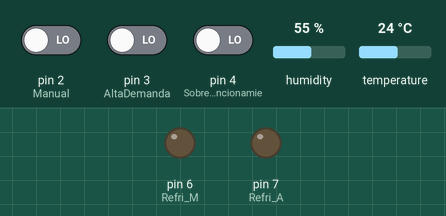
Simulated run of this sketch. Board: Arduino Uno, built with avr-gcc and run on an emulated ATmega328P. On the bench: output pins drawn as LEDs (lit = HIGH). The inputs (shaded band) are chosen by the test bench; at power-on: pin 2 (Manual) LOW, pin 3 (AltaDemanda) LOW, temperature 24 °C, pin 4 (Sobrecarga_de_Funcionamie) LOW, humidity 55 %. What the sketch prints to the serial monitor is not drawn.

Above: at 1.2 s.
1.3 s: pin 2 (Manual) driven HIGH
At 2.5 s:
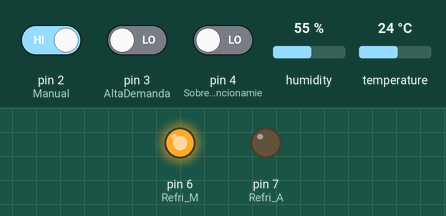
2.8 s: pin 3 (AltaDemanda) driven HIGH
At 3.7 s:
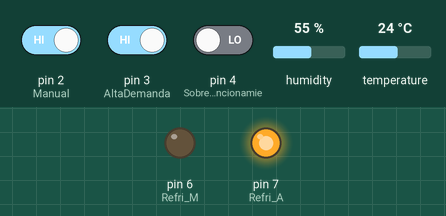
4.3 s: temperature set to 26 °C
7.2 s: temperature set to 29 °C
At 9.3 s:
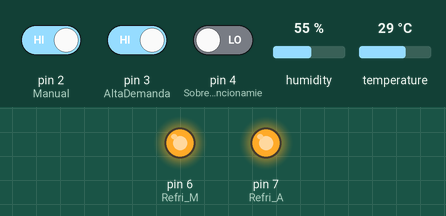
9.6 s: temperature set to 12 °C
At 10.7 s:
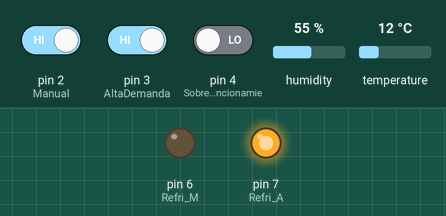
11.6 s: temperature set to 28 °C
At 13.0 s:
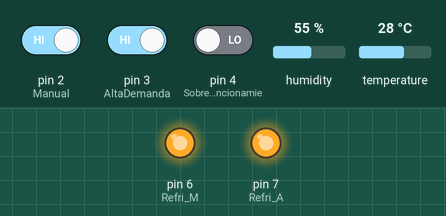
Timing chart, 0 to 14.6 s (numbered marks = the images above; inputs shaded):
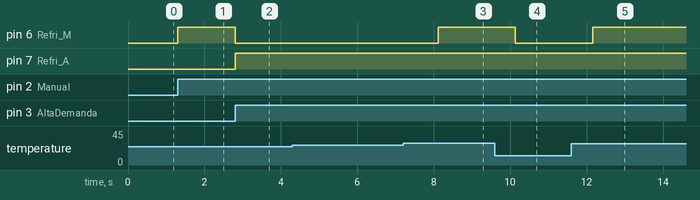

Measured:
- the behaviour switches between 27 and 28 °C on temperature (found by bisection; images 2 and 3)
- after the input at 1.3 s, pin 6 (Refri_M): LOW → HIGH at once
- after the input at 2.8 s, pin 6 (Refri_M): HIGH → LOW at once; pin 7 (Refri_A): LOW → HIGH at once
- after the input at 4.3 s, every drawn part: stays the same
- after the input at 7.2 s, pin 6 (Refri_M): LOW → HIGH after 0.92 s
- after the input at 9.6 s, pin 6 (Refri_M): HIGH → LOW after 0.54 s
- after the input at 11.6 s, pin 6 (Refri_M): LOW → HIGH after 0.56 s

The sketch:

Ejercicio_Refrigeraci_n_1.ino
```cpp
/*
 * Ejemplo Sistema de casos con DHT 11
 * Por: Javier Merino
 * Fecha: 24 de abril del 2022
 *
 * Este programa ejemplifica el uso de operadores relacionales y operadores logicos a través de un sistema de casos con activación por botones
 *
 * Condiciones iniciales
 *
 * Sensor de temperatura y humedad
 * Boton1: Manual. Activa la refrigeración al ser presionado
 * Boton2: Alta demanda
 * Boton3: Sobre carga de funcionamiento
 *
 * Led1: Refrigeracion manual
 * Led2: Refrigeración automática
 *
 * 1. Que se encienda la refrigeracion manual cada que se presione el boton de manual
 * 2. La refrigeracion manual tiene prioridad a la refrigeracion automática.
 * 3. Si la termperatura es alta (mayor a 28, por ejemplo), se activa la refrigeracion automática
 * 4. Si tengo alta demanda o sobre carga, se activa la refrigeración automática
 * 5. Si tengo alta demanda o sobrecarga de funcionamiento y ademas temperatura alta, se activan ambas refrigeraciones
 *
 * Botones 14, 15, 13
 * Leds 4, 2
 * DHT11 12
 */

#include "DHT.h"

// declaracion de variables
#define DHTPIN 5
#define DHTTYPE DHT11

const int Refri_M = 6;
const int Refri_A = 7;

int boton, refrigeracion, d=10;
float temp;

// Configuración de entradas y salidas

DHT dht(DHTPIN, DHTTYPE);
void setup() {
  Serial.begin(9600);
  Serial.println(F("DHTxx test!"));
  dht.begin();

  pinMode(2,INPUT); //Manual
  pinMode(3,INPUT); //AltaDemanda
  pinMode(4,INPUT); //Sobrecarga de Funcionamiento
  pinMode(Refri_M,OUTPUT);
  pinMode(Refri_A,OUTPUT);

}

// Codigo principal del programa

void loop() {
  temp = dht.readTemperature();

  if (digitalRead(2)!=0){  boton = 1;  }
  if (digitalRead(3)!=0){  boton = 2;  }
  if (digitalRead(4)!=0){  boton = 3;  }

  switch (boton){

  case 1:

    digitalWrite(Refri_M,HIGH);
    digitalWrite(Refri_A,LOW);
    break;

  case 2:
    ambosCasos();
    break;

  case 3:
    ambosCasos();
    break;

  default:
    digitalWrite(Refri_M,LOW);
    digitalWrite(Refri_A,LOW);
    break;
  }
}

void ambosCasos(){

  if(temp >= 28){
      digitalWrite(Refri_M,HIGH);
      digitalWrite(Refri_A,HIGH);
    }

  else{
      digitalWrite(Refri_M,LOW);
      digitalWrite(Refri_A,HIGH);
    }
}
```
